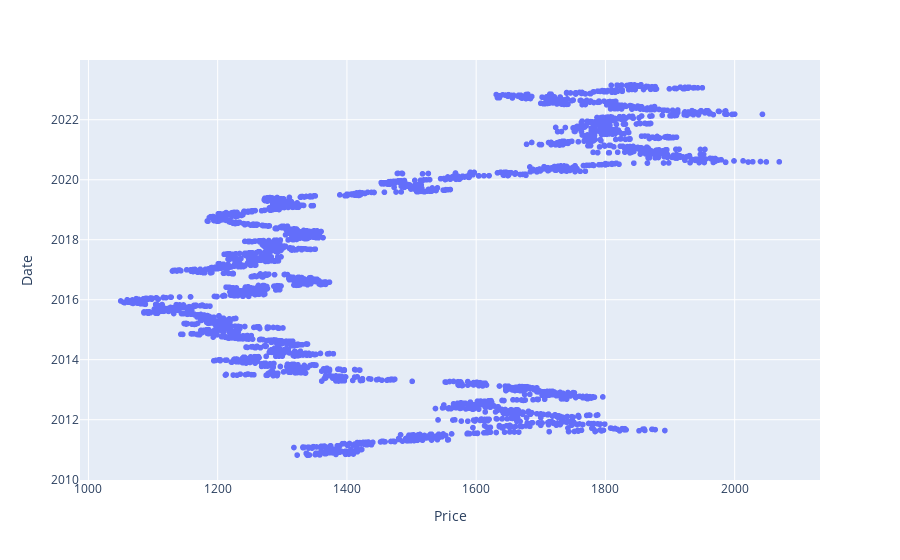

Source (notebook cell):
### Code cell
px.scatter(gold_data,x='Price',labels='Gold')

### Figure 1 — Plotly figure (JSON) as saved in the notebook; plotly's stock layout.template omitted (floating-point values rounded to 4 significant figures; data arrays with more than 128 entries replaced by an {"elided": "..."} marker saying what was removed)
{"data": [{"hovertemplate": "Price=%{x}<br>Date=%{y}<extra></extra>", "legendgroup": "", "marker": {"color": "#636efa", "symbol": "circle"}, "mode": "markers", "name": "", "showlegend": false, "type": "scattergl", "x": {"elided": "3196 int values"}, "xaxis": "x", "y": {"elided": "3196 str values"}, "yaxis": "y"}], "layout": {"legend": {"tracegroupgap": 0}, "margin": {"t": 60}, "xaxis": {"anchor": "y", "domain": [0, 1], "title": {"text": "Price"}}, "yaxis": {"anchor": "x", "domain": [0, 1], "title": {"text": "Date"}}}}
